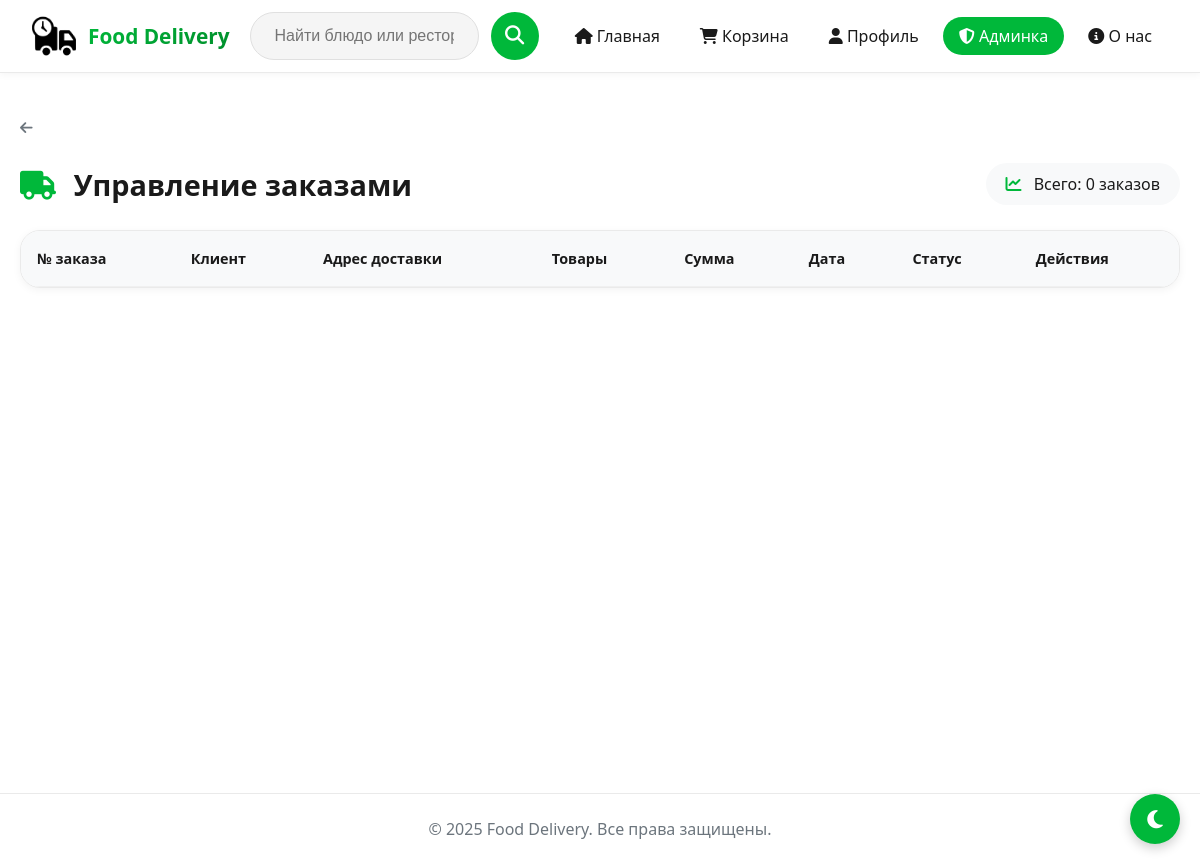
Before: /admin/orders (signed in) with the older database file.
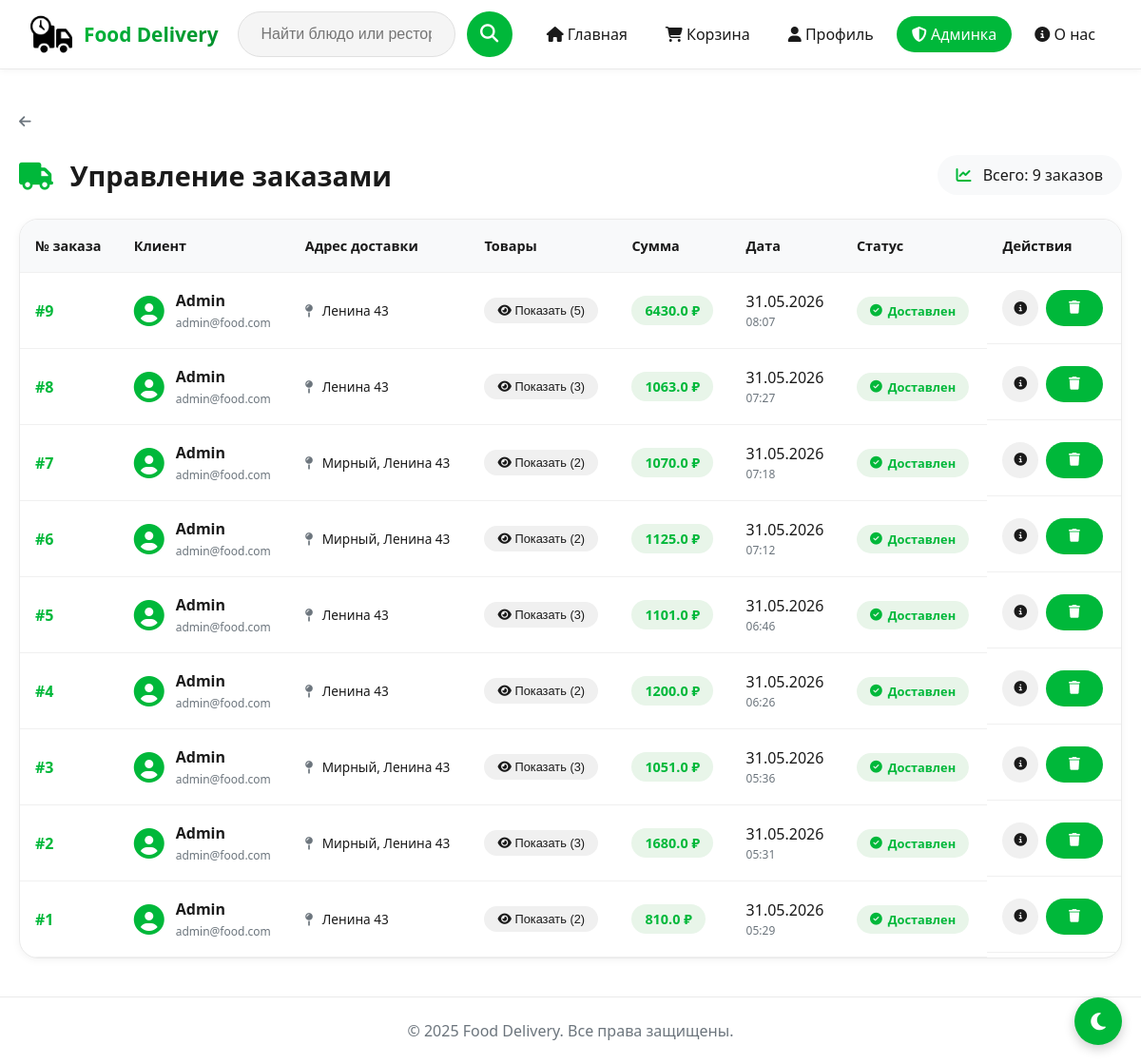
After: the same page with the newer database file.
### models.py (models this page shows, shortened)
class Order(db.Model):
    __tablename__ = 'order'
    id = db.Column(db.Integer, primary_key=True)
    user_id = db.Column(db.Integer, db.ForeignKey('user.id', ondelete='CASCADE'), nullable=False, index=True)
    address = db.Column(db.String(255))
    total_price = db.Column(db.Float, default=0.0)
    created_at = db.Column(db.DateTime, default=datetime.utcnow, index=True)
    use_cashback = db.Column(db.Boolean, default=False)
    cashback_used = db.Column(db.Float, default=0.0)
    is_paid = db.Column(db.Boolean, default=False)
    payment_id = db.Column(db.String(50), default=None)
    paid_at = db.Column(db.DateTime, default=None)
    user = db.relationship('User', back_populates='orders')
    items = db.relationship('OrderItem', backref='order', lazy=True, cascade='all, delete-orphan')

class User(UserMixin, db.Model):
    __tablename__ = 'user'
    __table_args__ = {'extend_existing': True}
    id = db.Column(db.Integer, primary_key=True)
    username = db.Column(db.String(64), unique=True, nullable=False, index=True)
    email = db.Column(db.String(120), unique=True, nullable=False, index=True)
    password_hash = db.Column(db.String(128), nullable=False)
    phone = db.Column(db.String(30))
    address = db.Column(db.String(255))
    cashback_balance = db.Column(db.Float, default=0.0)
    is_admin = db.Column(db.Boolean, default=False)
    orders = db.relationship('Order', back_populates='user', cascade='all, delete-orphan')

### routes.py (the view)
@main_bp.route('/admin/orders')
@login_required
@admin_required
def admin_orders():
    orders = Order.query.order_by(Order.id.desc()).all()
    return render_template('admin/admin_orders.html', orders=orders)

### app.py (called while the page is built)
@login_manager.user_loader
def load_user(user_id):
    return User.query.get(int(user_id))

### routes.py (called while the page is built)
def admin_required(f):
    @wraps(f)
    def decorated_function(*args, **kwargs):
        if not current_user.is_authenticated or not current_user.is_admin:
            flash('Доступ запрещен. Требуются права администратора.', 'error')
            return redirect(url_for('main.index'))
        return f(*args, **kwargs)
    return decorated_function

### templates/admin/admin_orders.html (shortened to what this page needs)
{% extends "base.html" %}
{% block content %}
<div class="admin-section">
    <div class="back-link-wrapper">
        <a href="{{ url_for('main.admin_panel') }}" class="back-link">
            <i class="fas fa-arrow-left"></i>
        </a>
    </div>
    <div class="admin-header">
        <h1><i class="fas fa-truck"></i> Управление заказами</h1>
        <div class="stats-badge">
            <i class="fas fa-chart-line"></i> Всего: {{ orders|length }} заказов
        </div>
    </div>
    <div class="admin-table-wrapper">
        <table class="admin-table">
            <thead>
                <tr>
                    <th>№ заказа</th>
                    <th>Клиент</th>
                    <th>Адрес доставки</th>
                    <th>Товары</th>
                    <th>Сумма</th>
                    <th>Дата</th>
                    <th>Статус</th>
                    <th>Действия</th>
                </tr>
            </thead>
            <tbody>
                {% for order in orders %}
                <tr>
                    <td>
                        <div class="order-id">#{{ order.id }}</div>
                    </td>
                    <td>
                        <div class="customer-info">
                            <i class="fas fa-user-circle"></i>
                            <div class="customer-details">
                                <div class="customer-name">{{ order.user.username }}</div>
                                <div class="customer-email">{{ order.user.email }}</div>
                            </div>
                        </div>
                    </td>
                    <td class="address-cell">
                        <i class="fas fa-map-pin"></i> {{ order.address }}
                    </td>
                    <td>
                        <div class="order-items">
                            <button class="view-items-btn" onclick="showOrderItems({{ order.id }})">
                                <i class="fas fa-eye"></i> Показать ({{ order.items|length }})
                            </button>
                        </div>
                    </td>
                    <td>
                        <div class="price-badge">{{ order.total_price }} ₽</div>
                    </td>
                    <td>
                        <div class="date-info">
                            <div class="date-day">{{ order.created_at.strftime('%d.%m.%Y') }}</div>
                            <div class="date-time">{{ order.created_at.strftime('%H:%M') }}</div>
                        </div>
                    </td>
                    <td>
                        {% if order.is_active %}
                            <span class="badge-active"><i class="fas fa-truck"></i> В пути</span>
                        {% else %}
                            <span class="badge-completed"><i class="fas fa-check-circle"></i> Доставлен</span>
                        {% endif %}
                    </td>
                    <td class="table-actions">
                        <button class="btn-view" onclick="showOrderDetails({{ order.id }})" title="Детали заказа">
                            <i class="fas fa-info-circle"></i>
                        </button>
                        <form method="POST" action="{{ url_for('main.admin_delete_order', order_id=order.id) }}" style="display:inline;" onsubmit="return confirm('Удалить заказ #{{ order.id }}?')">
                            <button type="submit" class="btn-delete" title="Удалить">
                                <i class="fas fa-trash"></i>
                            </button>
                        </form>
                    </td>
                </tr>
                {% endfor %}
            </tbody>
        </table>
    </div>
</div>
{% endblock %}

Changed rows visible on the page:
added Order: id "9", user.username "Admin", user.email "admin@food.com", address "Ленина 43", items|length "5", total_price "6430.0", created_at "31.05.2026", created_at "08:07"
added Order: id "8", user.username "Admin", user.email "admin@food.com", address "Ленина 43", items|length "3", total_price "1063.0", created_at "31.05.2026", created_at "07:27"
added Order: id "7", user.username "Admin", user.email "admin@food.com", address "Мирный, Ленина 43", items|length "2", total_price "1070.0", created_at "31.05.2026", created_at "07:18"
added Order: id "6", user.username "Admin", user.email "admin@food.com", address "Мирный, Ленина 43", items|length "2", total_price "1125.0", created_at "31.05.2026", created_at "07:12"
added Order: id "5", user.username "Admin", user.email "admin@food.com", address "Ленина 43", items|length "3", total_price "1101.0", created_at "31.05.2026", created_at "06:46"
added Order: id "4", user.username "Admin", user.email "admin@food.com", address "Ленина 43", items|length "2", total_price "1200.0", created_at "31.05.2026", created_at "06:26"
added Order: id "3", user.username "Admin", user.email "admin@food.com", address "Мирный, Ленина 43", items|length "3", total_price "1051.0", created_at "31.05.2026", created_at "05:36"
added Order: id "2", user.username "Admin", user.email "admin@food.com", address "Мирный, Ленина 43", items|length "3", total_price "1680.0", created_at "31.05.2026", created_at "05:31"
added Order: id "1", user.username "Admin", user.email "admin@food.com", address "Ленина 43", items|length "2", total_price "810.0", created_at "31.05.2026", created_at "05:29"
Other visible differences:
{{ orders|length }}: "0" → "9"
